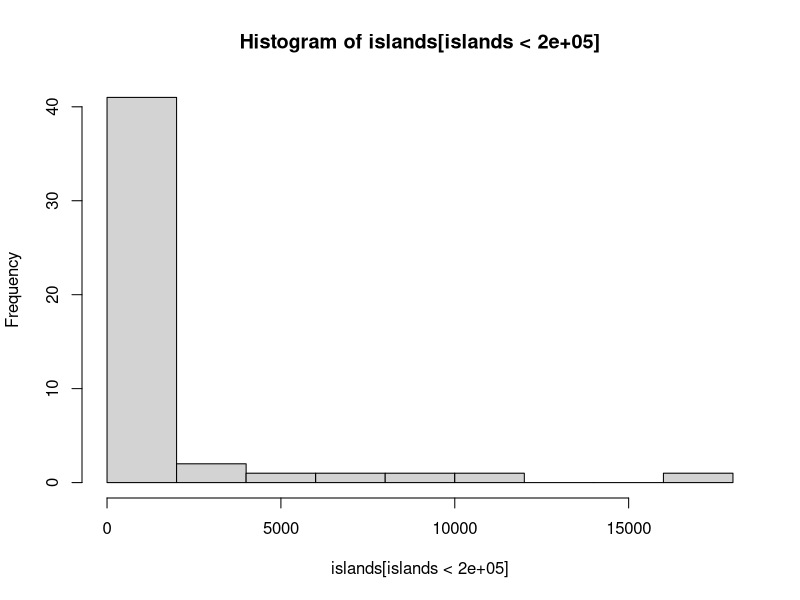
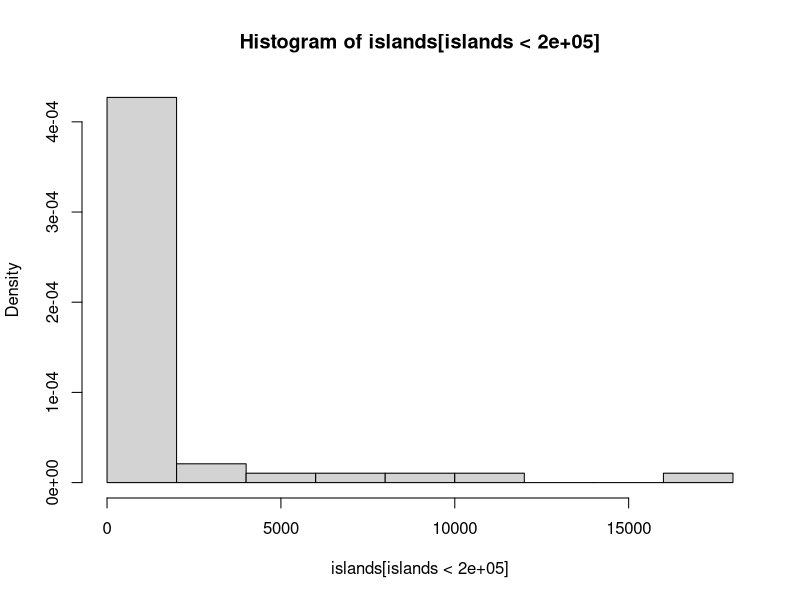
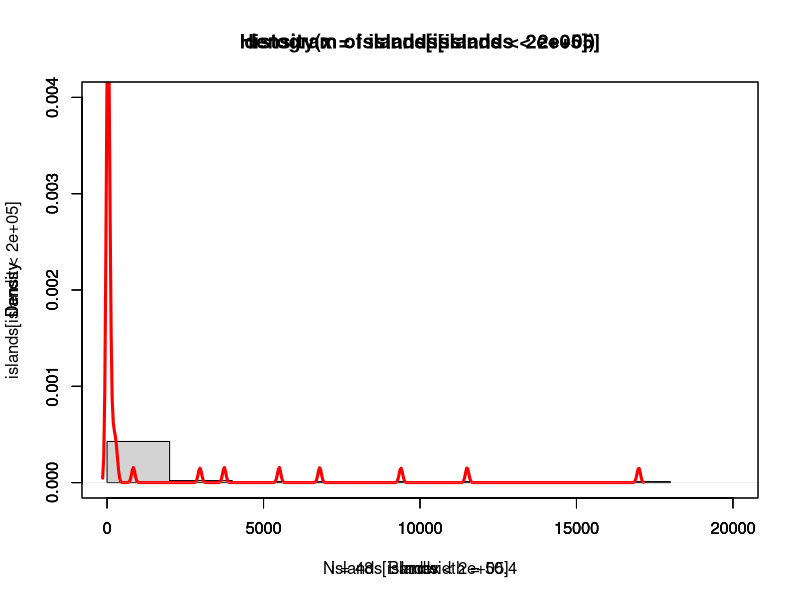

These figures' R source, in order:
#
help(islands)
#
print(islands)
#
head(islands)
#
hist(islands[islands<200000])
#
hist(islands[islands<200000], freq=FALSE)
#
hist(islands[islands<200000], freq=FALSE, xlim=c(0, 20000), ylim=c(0, 4e-3))
par(new=TRUE)
plot(density(islands[islands<200000]), col="red", lwd=3,xlim=c(0, 20000), ylim=c(0, 4e-3))
par(new=TRUE)
plot(islands[islands<200000], xlim=c(0, 20000), ylim=c(0, 4e-3)) # it's out of range

